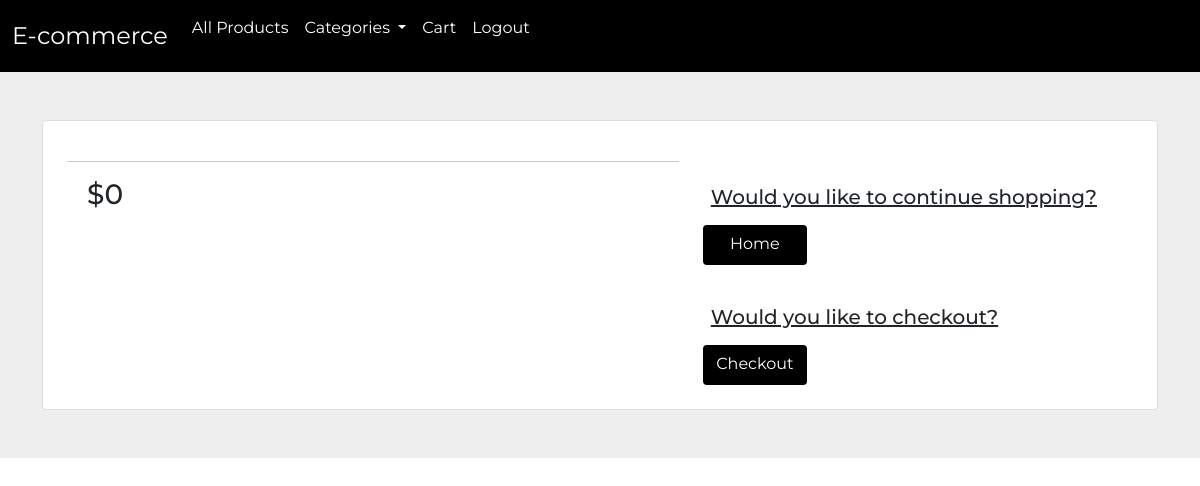
The page /cart/ (signed in) on the database as committed earlier.
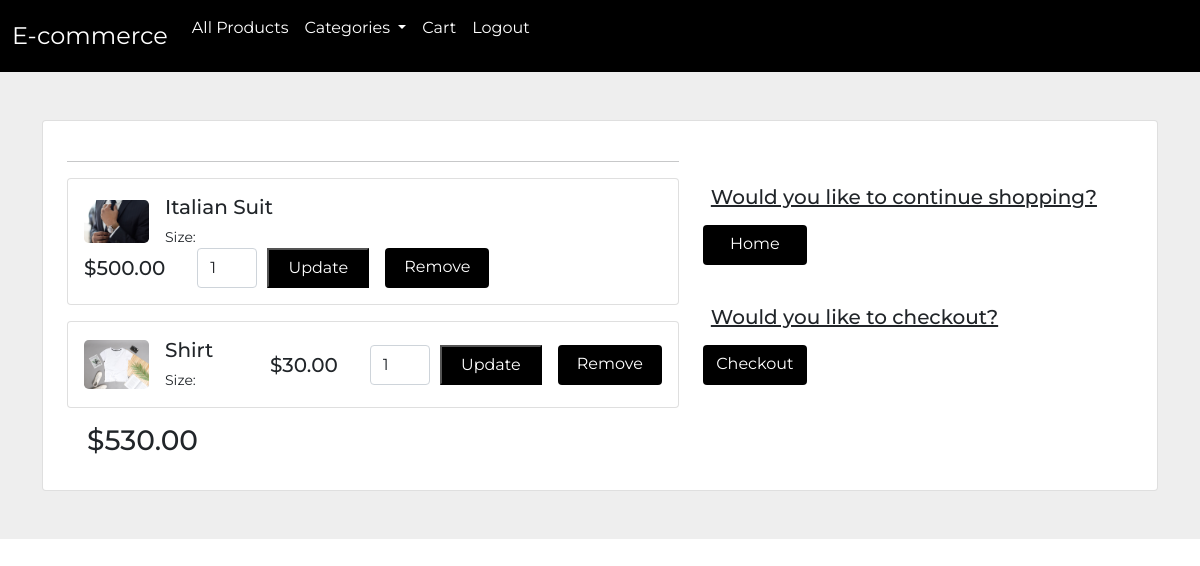
The same page on the database as committed later.
### core/models.py (models this page shows, shortened)
class CartItem(models.Model):
    cart = models.ForeignKey(Cart, on_delete=models.CASCADE)
    product = models.ForeignKey(Product, on_delete=models.CASCADE)
    quantity = models.PositiveIntegerField()
    size = models.ForeignKey(Size, on_delete=models.CASCADE, null=True, blank=True)  # Add this line

class Product(models.Model):
    name = models.CharField(max_length=255)
    category = models.ForeignKey(Category, on_delete=models.SET_NULL, null=True, blank=True)
    description = models.TextField()
    price = models.DecimalField(max_digits=10, decimal_places=2)
    stock = models.PositiveIntegerField()
    image = models.ImageField(upload_to='products/')

### core/views.py (the view)
# urls.py: path('cart/', views.view_cart, name='cart'),
@login_required
def view_cart(request):
    cart, created = Cart.objects.get_or_create(user=request.user)
    cart_items = CartItem.objects.filter(cart=cart)
    if not cart_items.exists():
        messages.info(request, "You have no items in the cart.")
    cart_count = request.session.get('cart_count', 0)
    total = sum([item.product.price * item.quantity for item in cart_items])
    return render(request, 'cart.html', {'cart_items': cart_items, 'cart_count': cart_count, 'total': total})

### core/context_processors.py (called while the page is built)
def categories(request):
    categories = Category.objects.all()
    return {'categories': categories}

### core/templates/cart.html (shortened to what this page needs)
{% extends 'base.html' %}
{% block content %}
<section class="h-100 h-custom" style="background-color: #eee;">
    <div class="container py-5 h-100">
        <div class="row d-flex justify-content-center align-items-center h-100">
            <div class="col">
                <div class="card">
                    <div class="card-body p-4">
                        <div class="row">
                            <div class="col-lg-7">
                                <hr>
                                {% for item in cart_items %}
                                <div class="card mb-3">
                                    <div class="card-body">
                                        <div class="d-flex justify-content-between flex-wrap">
                                            <div class="d-flex align-items-center mb-2 mb-lg-0">
                                                <img src="{{ item.product.image.url }}" class="img-fluid rounded-3" alt="Shopping item" style="width: 65px;">
                                                <div class="ms-3">
                                                    <h5>{{ item.product.name }}</h5>
                                                    <p class="small mb-0">Size: {{ item.size.size }}</p>
                                                </div>
                                            </div>
                                            <div class="d-flex align-items-center flex-wrap">
                                                <div class="me-3">
                                                    <h5 class="mb-0">${{ item.product.price }}</h5>
                                                </div>
                                                <form method="post" action="{% url 'update_cart_item_quantity' %}" class="d-flex me-3 mb-2 mb-lg-0">
                                                    <input type="number" class="form-control" name="quantity" value="{{ item.quantity }}" style="width: 60px;">
                                                    <input class="btn-update" type="submit" value="Update">
                                                </form>
                                                <a class="btn" href="{% url 'remove_from_cart' item.id %}">Remove</a>
                                            </div>
                                        </div>
                                    </div>
                                </div>
                                {% endfor %}
                                <h3 style="padding-left: 20px;">${{ total }}</h3>
                            </div>
                            <div class="col-lg-5">
                                <h5 class="mb-3 continue"><a href="{% url 'home' %}" class="text-body">Would you like to continue shopping?</a></h5>
                                <a href="{% url 'home' %}" class="btn">Home</a>
                                <h5 class="mb-3 continue"><a href="{% url 'home' %}" class="text-body">Would you like to checkout?</a></h5>
                                <a href="{% url 'checkout' %}" class="btn">Checkout</a>
                            </div>
                        </div>
                    </div>
                </div>
            </div>
        </div>
    </div>
</section>
{% endblock content %}

Rows that differ between the two databases and show on the page:
added CartItem: product.image (picture), product.name "Italian Suit", product.price "500.00", quantity "1"
added CartItem: product.image (picture), product.name "Shirt", product.price "30.00", quantity "1"
Other text that changed with them:
{{ total }}: "0" → "530.00"
